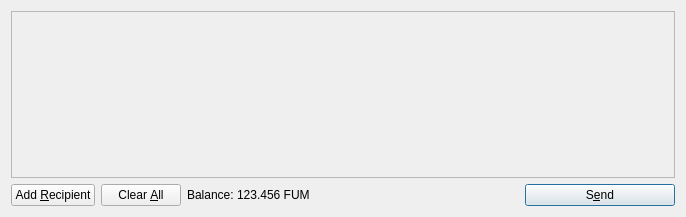
<?xml version="1.0" encoding="UTF-8"?>
<ui version="4.0">
 <class>SendCoinsDialog</class>
 <widget class="QDialog" name="SendCoinsDialog">
  <property name="geometry">
   <rect>
    <x>0</x>
    <y>0</y>
    <width>686</width>
    <height>217</height>
   </rect>
  </property>
  <property name="windowTitle">
   <string>Send Coins</string>
  </property>
  <layout class="QVBoxLayout" name="verticalLayout">
   <item>
    <widget class="QScrollArea" name="scrollArea">
     <property name="widgetResizable">
      <bool>true</bool>
     </property>
     <widget class="QWidget" name="scrollAreaWidgetContents">
      <property name="geometry">
       <rect>
        <x>0</x>
        <y>0</y>
        <width>666</width>
        <height>165</height>
       </rect>
      </property>
      <layout class="QVBoxLayout" name="verticalLayout_2">
       <property name="margin">
        <number>0</number>
       </property>
       <item>
        <layout class="QVBoxLayout" name="entries">
         <property name="spacing">
          <number>6</number>
         </property>
        </layout>
       </item>
       <item>
        <spacer name="verticalSpacer">
         <property name="orientation">
          <enum>Qt::Vertical</enum>
         </property>
         <property name="sizeHint" stdset="0">
          <size>
           <width>20</width>
           <height>40</height>
          </size>
         </property>
        </spacer>
       </item>
      </layout>
     </widget>
    </widget>
   </item>
   <item>
    <layout class="QHBoxLayout" name="horizontalLayout">
     <item>
      <widget class="QPushButton" name="addButton">
       <property name="toolTip">
        <string>Send to multiple recipients at once</string>
       </property>
       <property name="text">
        <string>Add &amp;Recipient</string>
       </property>
       <property name="icon">
        <iconset resource="../bitcoin.qrc">
         <normaloff>:/icons/add</normaloff>:/icons/add</iconset>
       </property>
       <property name="autoDefault">
        <bool>false</bool>
       </property>
      </widget>
     </item>
     <item>
      <widget class="QPushButton" name="clearButton">
       <property name="sizePolicy">
        <sizepolicy hsizetype="Minimum" vsizetype="Fixed">
         <horstretch>0</horstretch>
         <verstretch>0</verstretch>
        </sizepolicy>
       </property>
       <property name="toolTip">
        <string>Remove all transaction fields</string>
       </property>
       <property name="text">
        <string>Clear &amp;All</string>
       </property>
       <property name="icon">
        <iconset resource="../bitcoin.qrc">
         <normaloff>:/icons/remove</normaloff>:/icons/remove</iconset>
       </property>
       <property name="autoRepeatDelay">
        <number>300</number>
       </property>
       <property name="autoDefault">
        <bool>false</bool>
       </property>
      </widget>
     </item>
     <item>
      <layout class="QHBoxLayout" name="horizontalLayout_2">
       <property name="spacing">
        <number>3</number>
       </property>
       <item>
        <widget class="QLabel" name="label">
         <property name="text">
          <string>Balance:</string>
         </property>
        </widget>
       </item>
       <item>
        <widget class="QLabel" name="labelBalance">
         <property name="cursor">
          <cursorShape>IBeamCursor</cursorShape>
         </property>
         <property name="text">
          <string>123.456 FUM</string>
         </property>
         <property name="textInteractionFlags">
          <set>Qt::LinksAccessibleByMouse|Qt::TextSelectableByKeyboard|Qt::TextSelectableByMouse</set>
         </property>
        </widget>
       </item>
      </layout>
     </item>
     <item>
      <spacer name="horizontalSpacer">
       <property name="orientation">
        <enum>Qt::Horizontal</enum>
       </property>
       <property name="sizeHint" stdset="0">
        <size>
         <width>40</width>
         <height>20</height>
        </size>
       </property>
      </spacer>
     </item>
     <item>
      <widget class="QPushButton" name="sendButton">
       <property name="minimumSize">
        <size>
         <width>150</width>
         <height>0</height>
        </size>
       </property>
       <property name="toolTip">
        <string>Confirm the send action</string>
       </property>
       <property name="text">
        <string>S&amp;end</string>
       </property>
       <property name="icon">
        <iconset resource="../bitcoin.qrc">
         <normaloff>:/icons/send</normaloff>:/icons/send</iconset>
       </property>
       <property name="default">
        <bool>true</bool>
       </property>
      </widget>
     </item>
    </layout>
   </item>
  </layout>
 </widget>
 <resources>
  <include location="../bitcoin.qrc"/>
 </resources>
 <connections/>
</ui>
